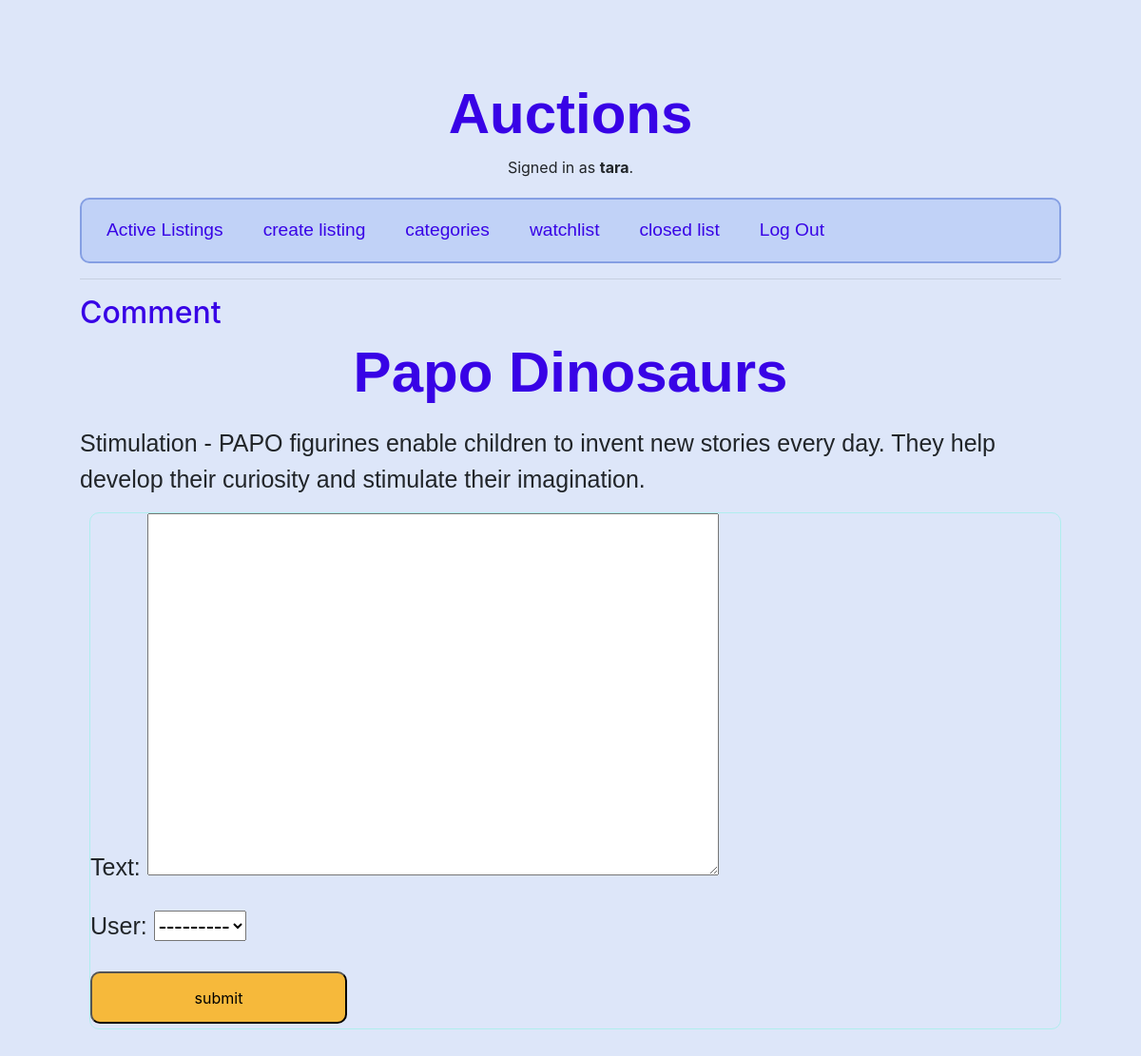
The page /comment/Papo Dinosaurs/ (signed in) on the database its author committed.
### auctions/models.py (models this page shows, shortened)
class User(AbstractUser):
    groups = models.ManyToManyField(Group, related_name='auctions_users')
    user_permissions = models.ManyToManyField(Permission, related_name='auctions_users_permissions')

class AuctionListing(models.Model):
    title = models.CharField(max_length=255, default='unknown')
    description = models.TextField()
    start_price = models.DecimalField(max_digits=10, decimal_places=2, default=1.00)
    current_price = models.DecimalField(max_digits=10, decimal_places=2, default=2.00)
    created_by = models.ForeignKey(User, on_delete=models.CASCADE, related_name='auction_listings')
    created_at = models.DateTimeField(auto_now_add=True)
    categories = models.ManyToManyField('Category', related_name='auction_listings')
    starting_bid = models.DecimalField(max_digits=10, decimal_places=2, default=2.00)
    image_url = models.URLField(default='https://example.com/placeholder.jpg')
    comments = models.ManyToManyField('Comment', related_name='auction_listings')
    winner = models.ForeignKey(User, on_delete=models.CASCADE, blank=True, null=True)
    available = models.BooleanField(default=True)

### auctions/views.py (the view)
# urls.py: path("comment/<str:title>/", views.comment, name="comment"),
@login_required
def comment(request, title):
    listing = get_object_or_404(AuctionListing, title=title)
    if request.method == 'POST':
        comment_form = CommentForm(request.POST)
        if comment_form.is_valid():
            comment = comment_form.save(commit=False)
            comment.listing = listing
            comment.user = request.user
            comment.save()
            return redirect('detail_list', title=title)
    else:
        comment_form = CommentForm()
    return render(request, "auctions/comment.html", {"comment_form": comment_form, "listing": listing})

### auctions/forms.py
class CommentForm(forms.ModelForm):
    class Meta:
        model = Comment
        fields = ['text', 'user']

### auctions/templates/auctions/comment.html (shortened to what this page needs)
{% extends "auctions/layout.html" %}
{% block body %}
    <h2>Comment</h2>
    {% if user.is_authenticated %}
        <div class="detail_title">
            <h1>{{ listing.title }}</h1>
        </div>
        <p>{{ listing.description }}</p>
        <form method="post" action="{% url 'comment' title=listing.title %}">
            {{ comment_form.as_p }}
            <button type="submit">submit</button>
        </form>
    {% else %}
            <p>Please <a href="{% url 'login' %}">log in</a> to view this page.</p>
    {% endif %}
{% endblock %}

### auctions/templates/auctions/layout.html (shortened to what this page needs)
{% load static %}
<!DOCTYPE html>
<html lang="en">
    <head>
        <link rel="stylesheet" href="https://stackpath.bootstrapcdn.com/bootstrap/4.4.1/css/bootstrap.min.css">
        <link rel="stylesheet" href="/static/auctions/styles.css">
    </head>
    <body>
        <h1>Auctions</h1>
        <div class="user">
            {% if user.is_authenticated %}
                Signed in as <strong>{{ user.username }}</strong>.
            {% else %}
                Not signed in.
            {% endif %}
        </div>
        <ul class="nav">
            <li class="nav-item">
                <a class="nav-link" href="{% url 'active_list' %}">Active Listings</a>
            </li>
            {% if user.is_authenticated %}
                <li class="nav-item">
                    <a class="nav-link" href="{% url 'create_listing' %}">create listing</a>
                </li>
                <li class="nav-item">
                    <a class="nav-link" href="{% url 'categories' %}">categories</a>
                </li>
                <li class="nav-item">
                    <a class="nav-link" href="{% url 'watchlist' %}">watchlist</a>
                </li>
                <li class="nav-item">
                    <a class="nav-link" href="{% url 'closed_listing' %}">closed list</a>
                </li>
                <li class="nav-item">
                    <a class="nav-link" href="{% url 'logout' %}">Log Out</a>
                </li>
            {% endif %}
        </ul>
        <hr>
        {% block body %}
        {% endblock %}
    </body>
</html>

### auctions/static/auctions/styles.css (style rules this page uses)
body { background-color: #dde6f9; padding: 7%; }
form { border: solid 1px paleturquoise; border-radius: 10px; margin-left: 10px; }
.user { text-align:center; }
h1 { color: #3803e6; text-align: center; font-weight: bolder; font-family: sans-serif; font-stretch: ultra-condensed; font-size: 60px; }
h2 { color: #3803e6; }
.nav { border: solid 2px rgb(133, 159, 227); border-radius: 10px; background-color: #c1d2f7; padding: 10px; }
.nav-item { display: inline-block; margin-right: 10px; }
.nav-link { color: #3803e6; text-decoration: none; font-family:Arial, sans-serif; font-size:larger; text-shadow: #7ba7d4 10px; }
div { margin-bottom: 20px; display: block; margin-left: auto; margin-right: auto; width: 50%; width: 50%; }
.detail_title { text-align: left; margin: left 20px; }
button { width: 270px; height: 55px; background-color: rgb(246, 185, 59); border-radius: 10px; margin-top: 5px; margin-bottom: 5px; }
p { font-family:sans-serif; font-size:25px; }

### rows shown on the page
User: username "tara"
AuctionListing: title "Papo Dinosaurs", description "Stimulation - PAPO figurines enable children to invent new stories every day. They help develop their curiosity and stimulate their imagination."
